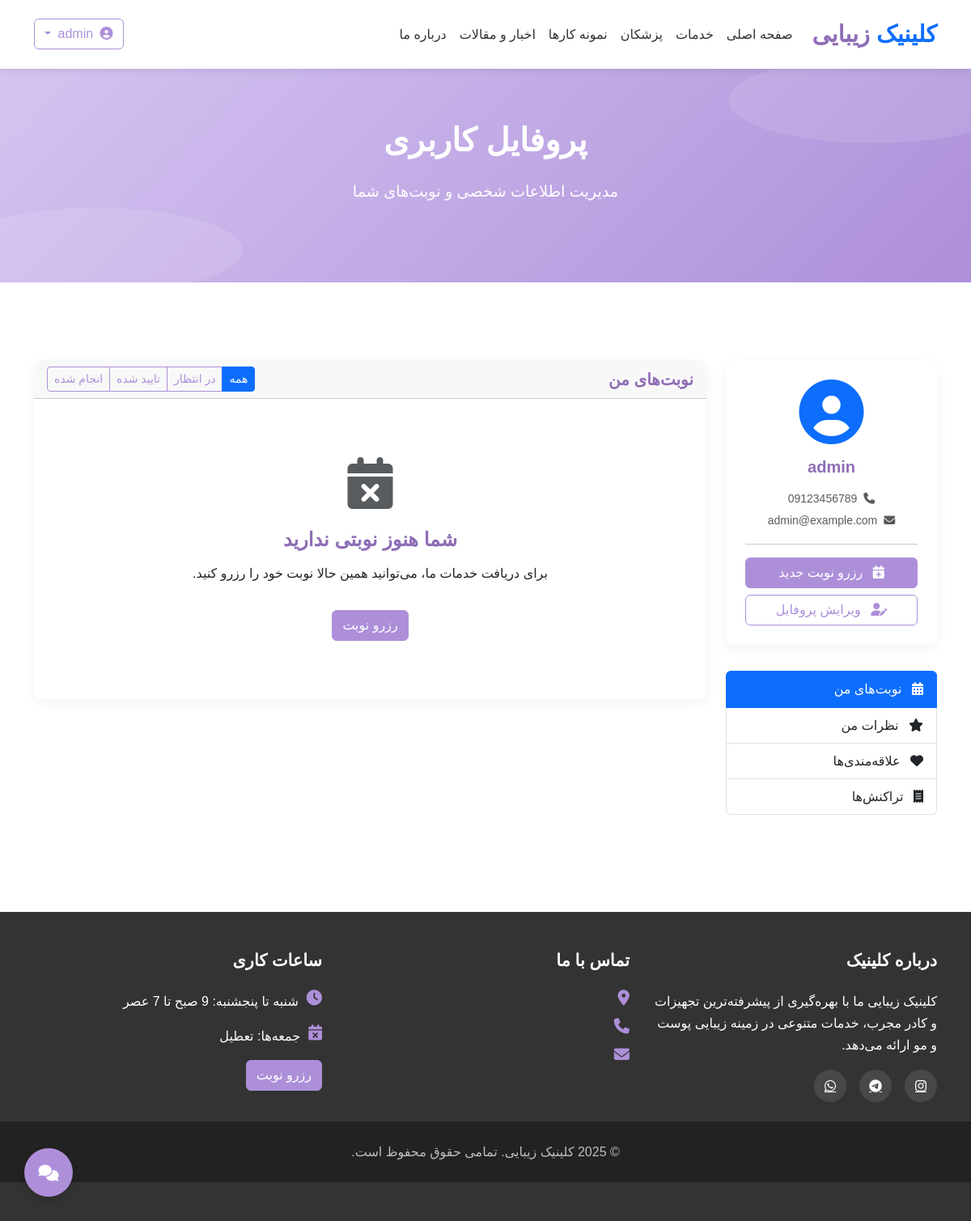
The page /profile (signed in) on the database its author committed.
### models.py (models this page shows, shortened)
class User(UserMixin, db.Model):
    id = db.Column(db.Integer, primary_key=True)
    username = db.Column(db.String(64), unique=True, nullable=False)
    email = db.Column(db.String(120), unique=True, nullable=True)
    phone = db.Column(db.String(20), unique=True, nullable=True)
    password_hash = db.Column(db.String(256))
    role = db.Column(db.String(20), default=UserRole.PATIENT)
    created_at = db.Column(db.DateTime, default=datetime.utcnow)
    last_login = db.Column(db.DateTime)
    is_active = db.Column(db.Boolean, default=True)
    appointments = db.relationship('Appointment', backref='user', lazy='dynamic')
    reviews = db.relationship('Review', backref='user', lazy='dynamic')
    def is_admin(self):
        return self.role == UserRole.ADMIN

### routes.py (the view, shortened to what this page needs)
@main.route('/profile')
@login_required
def profile():
    user_appointments = Appointment.query.filter_by(user_id=current_user.id).order_by(Appointment.date.desc()).all()
    formatted_appointments = []
    return render_template('profile.html', appointments=formatted_appointments, user=current_user)

### app.py (called while the page is built)
def create_app():
    app = Flask(__name__)
    app.config['SECRET_KEY'] = 'your_secret_key'  # حتماً یه کلید قوی بساز
    app.config['SQLALCHEMY_DATABASE_URI'] = 'sqlite:///beauty_clinic.db'
    app.config['SQLALCHEMY_TRACK_MODIFICATIONS'] = False
    @app.context_processor
    def inject_now():
        return {'now': datetime.utcnow()}
    db.init_app(app)
    admin.init_app(app)
    login_manager = LoginManager()
    login_manager.login_view = 'auth.login'  # اگر auth نداری می‌تونی برداری یا اصلاح کنی
    login_manager.init_app(app)
    @login_manager.user_loader
    def load_user(user_id):
        return User.query.get(int(user_id))
    app.register_blueprint(main)
    app.register_blueprint(auth_blueprint, url_prefix='/auth')
    app.register_blueprint(admin_bp)
    with app.app_context():
        db.create_all()
    return app

### templates/profile.html (shortened to what this page needs)
{% extends "base.html" %}
{% block content %}
<section class="hero" style="padding: 4rem 0;">
    <div class="container text-center">
        <h1 data-aos="fade-up">پروفایل کاربری</h1>
        <p class="lead" data-aos="fade-up" data-aos-delay="100">مدیریت اطلاعات شخصی و نوبت‌های شما</p>
    </div>
</section>
<section class="py-5">
    <div class="container">
        <div class="row">
            <div class="col-lg-3 mb-4">
                <div class="card">
                    <div class="card-body text-center">
                        <div class="mb-3">
                            <div class="avatar-circle mx-auto">
                                <i class="fas fa-user-circle fa-5x text-primary"></i>
                            </div>
                        </div>
                        <h5>{{ user.username }}</h5>
                        <p class="text-muted mb-0">
                            {% if user.phone %}
                            <small><i class="fas fa-phone me-2"></i>{{ user.phone }}</small>
                            {% endif %}
                        </p>
                        <p class="text-muted">
                            {% if user.email %}
                            <small><i class="fas fa-envelope me-2"></i>{{ user.email }}</small>
                            {% endif %}
                        </p>
                        <hr>
                        <div class="d-grid gap-2">
                            <a href="{{ url_for('main.booking') }}" class="btn btn-primary">
                                <i class="fas fa-calendar-plus me-2"></i> رزرو نوبت جدید
                            </a>
                            <button type="button" class="btn btn-outline-primary" data-bs-toggle="modal" data-bs-target="#editProfileModal">
                                <i class="fas fa-user-edit me-2"></i> ویرایش پروفایل
                            </button>
                        </div>
                    </div>
                </div>
                <div class="list-group mt-4">
                    <a href="#appointments" class="list-group-item list-group-item-action active" data-bs-toggle="list">
                        <i class="fas fa-calendar-alt me-2"></i> نوبت‌های من
                    </a>
                    <a href="#reviews" class="list-group-item list-group-item-action" data-bs-toggle="list">
                        <i class="fas fa-star me-2"></i> نظرات من
                    </a>
                    <a href="#favorites" class="list-group-item list-group-item-action" data-bs-toggle="list">
                        <i class="fas fa-heart me-2"></i> علاقه‌مندی‌ها
                    </a>
                    <a href="#transactions" class="list-group-item list-group-item-action" data-bs-toggle="list">
                        <i class="fas fa-receipt me-2"></i> تراکنش‌ها
                    </a>
                </div>
            </div>
            <div class="col-lg-9">
                <div class="tab-content">
                    <div class="tab-pane fade show active" id="appointments">
                        <div class="card">
                            <div class="card-header d-flex justify-content-between align-items-center">
                                <h5 class="mb-0">نوبت‌های من</h5>
                                <div class="btn-group">
                                    <button type="button" class="btn btn-sm btn-outline-primary active" data-filter="all">همه</button>
                                    <button type="button" class="btn btn-sm btn-outline-primary" data-filter="pending">در انتظار</button>
                                    <button type="button" class="btn btn-sm btn-outline-primary" data-filter="confirmed">تایید شده</button>
                                    <button type="button" class="btn btn-sm btn-outline-primary" data-filter="completed">انجام شده</button>
                                </div>
                            </div>
                            <div class="card-body">
                                {% if appointments %}
                                <div class="table-responsive">
                                    <table class="table">
                                        <thead>
                                            <tr>
                                                <th>خدمت</th>
                                                <th>پزشک</th>
                                                <th>تاریخ</th>
                                                <th>زمان</th>
                                                <th>وضعیت</th>
                                                <th>پرداخت</th>
                                                <th>عملیات</th>
                                            </tr>
                                        </thead>
                                        <tbody>
                                            {% for appointment in appointments %}
                                            <tr class="appointment-row" data-status="{{ appointment.status }}">
                                                <td>{{ appointment.service_name }}</td>
                                                <td>{{ appointment.doctor_name }}</td>
                                                <td>{{ appointment.date }}</td>
                                                <td>{{ appointment.time }}</td>
                                                <td>
                                                    {% if appointment.status == 'pending' %}
                                                    <span class="badge bg-warning text-dark">در انتظار</span>
                                                    {% elif appointment.status == 'confirmed' %}
                                                    <span class="badge bg-primary">تایید شده</span>
                                                    {% elif appointment.status == 'completed' %}
                                                    <span class="badge bg-success">انجام شده</span>
                                                    {% elif appointment.status == 'canceled' %}
                                                    <span class="badge bg-danger">لغو شده</span>
                                                    {% endif %}
                                                </td>
                                                <td>
                                                    {% if appointment.payment_status == 'pending' %}
                                                    <span class="badge bg-warning text-dark">پرداخت نشده</span>
                                                    {% elif appointment.payment_status == 'paid' %}
                                                    <span class="badge bg-success">پرداخت شده</span>
                                                    {% endif %}
                                                </td>
                                                <td>
                                                    <div class="btn-group">
                                                        {% if appointment.status == 'pending' or appointment.status == 'confirmed' %}
                                                        <button type="button" class="btn btn-sm btn-danger" data-bs-toggle="modal" data-bs-target="#cancelAppointmentModal" data-id="{{ appointment.id }}">
                                                            <i class="fas fa-times"></i>
                                                        </button>
                                                        {% endif %}
                                                        {% if appointment.payment_status == 'pending' %}
                                                        <a href="{{ url_for('main.payment', appointment_id=appointment.id) }}" class="btn btn-sm btn-success">
                                                            <i class="fas fa-credit-card"></i>
                                                        </a>
                                                        {% endif %}
                                                        {% if appointment.status == 'completed' %}
                                                        <button type="button" class="btn btn-sm btn-primary" data-bs-toggle="modal" data-bs-target="#reviewModal" data-appointment-id="{{ appointment.id }}">
                                                            <i class="fas fa-star"></i>
                                                        </button>
                                                        {% endif %}
                                                    </div>
                                                </td>
                                            </tr>
                                            {% endfor %}
                                        </tbody>
                                    </table>
                                </div>
                                {% else %}
                                <div class="text-center py-5">
                                    <div class="mb-4">
                                        <i class="fas fa-calendar-times fa-4x text-muted"></i>
                                    </div>
                                    <h4>شما هنوز نوبتی ندارید</h4>
                                    <p>برای دریافت خدمات ما، می‌توانید همین حالا نوبت خود را رزرو کنید.</p>
                                    <a href="{{ url_for('main.booking') }}" class="btn btn-primary mt-3">رزرو نوبت</a>
                                </div>
                                {% endif %}
                            </div>
                        </div>
                    </div>
                </div>
            </div>
        </div>
    </div>
</section>
{% endblock %}

### static/css/style.css (style rules this page uses)
:root { --primary-color: #ad8fd9; --primary-light: #d5c4f1; --primary-dark: #8e6db5; --white: #ffffff; --light-gray: #f8f9fa; --dark-gray: #6c757d; --success: #28a745; --danger: #dc3545; --warning: #ffc107; --info: #17a2b8; }
body { font-family: 'Vazir', 'Tahoma', sans-serif; direction: rtl; text-align: right; background-color: var(--white); color: #333; line-height: 1.7; }
h1, h2, h3, h4, h5, h6 { font-weight: bold; color: var(--primary-dark); margin-bottom: 0.8rem; }
a { color: var(--primary-dark); transition: color 0.3s ease; }
.btn-primary { background-color: var(--primary-color); border-color: var(--primary-color); }
.btn-outline-primary { border-color: var(--primary-color); color: var(--primary-color); }
.hero { background: linear-gradient(135deg, var(--primary-light) 0%, var(--primary-color) 100%); padding: 6rem 0; margin-bottom: 3rem; position: relative; overflow: hidden; }
.hero::before { content: ''; position: absolute; top: -5%; right: -5%; width: 30%; height: 40%; background-color: rgba(255, 255, 255, 0.1); border-radius: 50%; }
.hero::after { content: ''; position: absolute; bottom: -5%; left: -5%; width: 30%; height: 40%; background-color: rgba(255, 255, 255, 0.1); border-radius: 50%; }
.hero h1 { color: var(--white); font-size: 2.5rem; margin-bottom: 1.5rem; }
.hero p { color: var(--white); font-size: 1.2rem; margin-bottom: 2rem; }
.card { border: none; border-radius: 10px; box-shadow: 0 5px 15px rgba(0, 0, 0, 0.05); overflow: hidden; transition: transform 0.3s ease, box-shadow 0.3s ease; margin-bottom: 2rem; }
.card-body { padding: 1.5rem; }
[data-aos] { transition-property: transform, opacity !important; }

### rows shown on the page
User: username "admin", phone "09123456789", email "admin@example.com"
